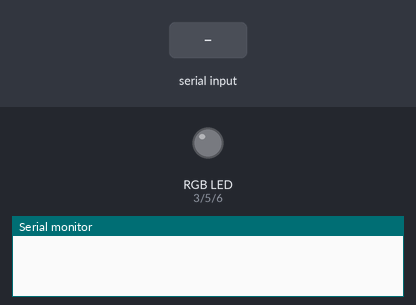
A sketch run on a simulated Arduino Uno, built with avr-gcc and run on an emulated ATmega328P. On the bench: an RGB LED mixed from three pins (HIGH = lit), the last lines printed to the serial monitor. Inputs (shaded band) come from the test bench.

Above: at 1.2 s.
1.3 s: "R" received over Serial
At 2.0 s:
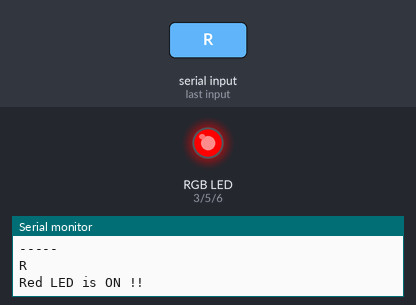
2.8 s: "G" received over Serial
At 3.2 s:
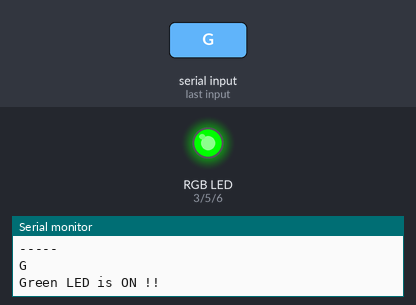
4.3 s: "B" received over Serial
At 5.5 s:
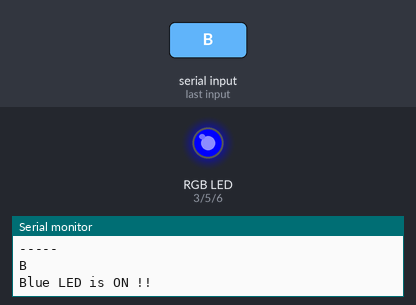
Timing chart, 0 to 7.3 s (numbered marks = the images above; inputs shaded):
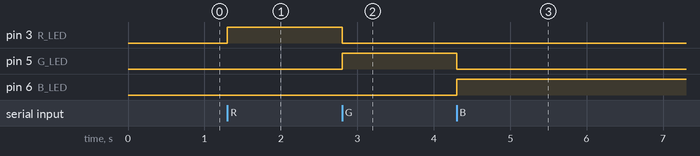

Measured:
- after the input at 1.3 s, pin 3 (R_LED): LOW → HIGH at once
- after the input at 2.8 s, pin 3 (R_LED): HIGH → LOW at once; pin 5 (G_LED): LOW → HIGH at once
- after the input at 4.3 s, pin 5 (G_LED): HIGH → LOW at once; pin 6 (B_LED): LOW → HIGH at once

The sketch:

serial_rgb_control.ino
```cpp
const int R_LED = 3;
const int G_LED = 5;
const int B_LED = 6;

void setup() {
  Serial.begin(9600);

  pinMode(R_LED, OUTPUT);
  pinMode(G_LED, OUTPUT);
  pinMode(B_LED, OUTPUT);
}

void loop() {
  while (Serial.available() > 0)
  {
    Serial.println("-----");
    char input = Serial.read();
    Serial.println(input);

    if (input == 'R')
    {
      digitalWrite(R_LED, HIGH);
      digitalWrite(G_LED, LOW);
      digitalWrite(B_LED, LOW);
      Serial.println("Red LED is ON !!");
    }
    else if (input == 'G')
    {
      digitalWrite(R_LED, LOW);
      digitalWrite(G_LED, HIGH);
      digitalWrite(B_LED, LOW);
      Serial.println("Green LED is ON !!");
    }
    else if (input == 'B')
    {

      digitalWrite(R_LED, LOW);
      digitalWrite(G_LED, LOW);
      digitalWrite(B_LED, HIGH);
      Serial.println("Blue LED is ON !!");
    }
    else
    {
      Serial.println("Not a command !!");
    }
  }
}
```
